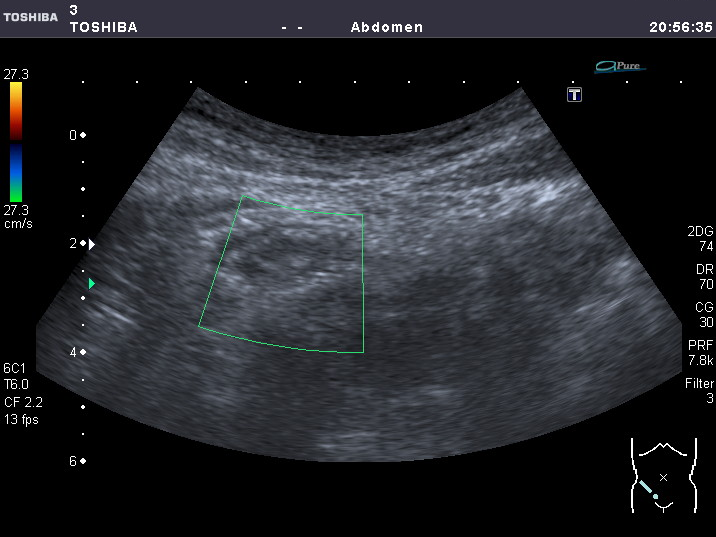
#> input picture us_images/originales/101.2 App_D.bmp, 716 x 537 px, given as the content of the folder us_images/selection/con_info, which was not available
$ jupyter execute --allow-errors Procesamiento_de_imagenes.ipynb   (text cells are left out)
#> lines starting #> are read from the running program, lines starting #| are printed output that depends on the picture; after the words box and inside, x2 and y2 are one past the last pixel; in counts of white or black regions, pixels touching at a corner belong together; pictures that were not available may be replaced by others from this repository, and a replacement may not be noted
[cell 1]
# select_1.py

'''
Con este código se pretenden seleccionar las imágenes que cuenten
con información suficiente para poder entrenar el modelo

El resultado de este código entrará al código 'crop.py'
para recortar cada una de las imágenes.
'''

# Importar las librerías necesarias
import pandas as pd
import os
import re
import traceback
import shutil

# Ruta del archivo de la base de datos estructurada
file_path = r'structured_data\app_data.xlsx'

# Cargar la primera hoja del archivo Excel en un DataFrame
#> (the rest of this cell did not finish here and is left out)

[cell 2]
# crop.py

import cv2
import os

def ajustar_niveles(imagen, nivel_min, nivel_max):
    """
    Ajusta los niveles de la imagen utilizando cv2.normalize.
    """
    return cv2.normalize(imagen, None, alpha=nivel_min, beta=nivel_max, norm_type=cv2.NORM_MINMAX)

def encontrar_y_recortar_imagen(input_path, output_path):
    """
    Encuentra la imagen de ultrasonido dentro de una captura de pantalla y la recorta
    sin modificar el brillo y el contraste en la imagen recortada.
    """
    # Leer la imagen original
    imagen_original = cv2.imread(input_path, cv2.IMREAD_UNCHANGED)
#> imagen_original is the input picture: shape (537, 716, 3); mean B, G, R 41, 36.8, 35

    # Convertir la imagen a escala de grises
    imagen_gris = cv2.cvtColor(imagen_original, cv2.COLOR_BGR2GRAY)

    # Ajustar los niveles de la imagen para mejorar el contraste
    imagen_contrastada = ajustar_niveles(imagen_gris, 0, 255)

    # Umbralizar la imagen para obtener una binarización
    _, imagen_binaria = cv2.threshold(imagen_contrastada, 1, 255, cv2.THRESH_BINARY)
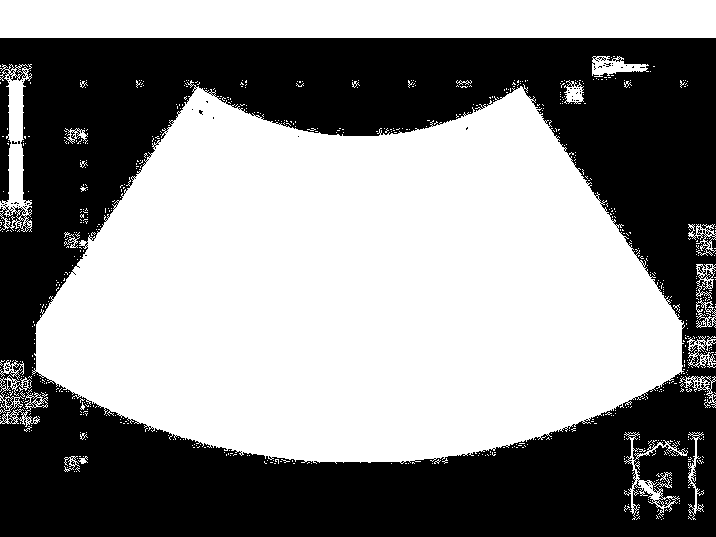
#> imagen_binaria: shape (537, 716); 55.2% white; 50 black regions (49 under 20 px)

    # Encontrar los contornos en la imagen binaria
    contornos, _ = cv2.findContours(imagen_binaria, cv2.RETR_EXTERNAL, cv2.CHAIN_APPROX_SIMPLE)
#> contornos = 690 contours, 671 with area under 20; largest, box (x1, y1, x2, y2) and area: (32, 80, 685, 464) 174846, (0, 0, 716, 38) 26455, (0, 64, 32, 232) 2538, (0, 375, 48, 427) 830, (624, 432, 688, 520) 776

    # Procesar cada contorno encontrado
    for contorno in contornos:
        # Calcular el rectángulo delimitador para el contorno
        x, y, ancho, alto = cv2.boundingRect(contorno)
        borde_mas_corto = min(ancho, alto)
        borde_mas_largo = max(ancho, alto)
        proporcion = borde_mas_largo / borde_mas_corto

        # Comprobar si el contorno cumple con las condiciones de tamaño mínimo y proporción
        if borde_mas_corto >= 250 and proporcion <= 1.5:
            # Recortar la imagen original (sin ajustes de contraste) según el contorno que cumple con los requisitos
            imagen_recortada = imagen_original[y:y+alto, x:x+ancho]

            # Guardar la imagen recortada
            cv2.imwrite(output_path, imagen_recortada)
            break  # Terminar después de procesar el primer contorno válido
#> this loop made 690 passes
#> (x, y, ancho, alto, borde_mas_corto, borde_mas_largo, proporcion) on passes 1 to 3: (661, 519, 1, 1, 1, 1, 1), (663, 518, 1, 1, 1, 1, 1), (688, 516, 4, 4, 4, 4, 1)

# Rutas de las carpetas de las imágenes originales y destino de los recortes
## Para LAs que tienen diagnóstico
input_folder1 = r'us_images\selection\con_info'
output_folder1 = r'us_images\recortes\con_info'

## Para las que no tienen apéndice en la imagen
input_folder2 = r'us_images\selection\no_apendice'
output_folder2 = r'us_images\ordenadas\no_apendice'

# Procesar cada archivo de imagen en la carpeta de entrada
def ubicar(input_folder, output_folder):
    '''
    Esta función permite a unas rutas dadas tomar las fotos que allí
    se encuentran, recortarlas y moverlas a otra ubicación
    '''
    if not os.path.exists(output_folder):
                    os.makedirs(output_folder)

    not_image_files = 0
    unprocessed_files = 0
    for filename in os.listdir(input_folder):
        try:
            if filename.lower().endswith(('.png', '.jpg', '.jpeg', '.bmp')):
                input_path = os.path.join(input_folder, filename)
                base_name = os.path.splitext(filename)[0] + '.png'  # Cambiar la extensión a .png
                output_path = os.path.join(output_folder, base_name)

                # Intentar procesar la imagen
                try:
                    encontrar_y_recortar_imagen(input_path, output_path)
                except Exception as e:
                    print(f"No se pudo procesar el archivo {filename}: {e}")
                    unprocessed_files += 1
        except Exception as e:
            print(f"No se pudo procesar el archivo {filename}: {e}")
            not_image_files += 1
    print(f"Archivos que no son imágenes: {not_image_files} y archivos no procesados: {unprocessed_files}")

# Procesar imágenes con diagnóstico
ubicar(input_folder1, output_folder1)

# Procesar imágenes sin apendice
ubicar(input_folder2, output_folder2)
#> the loop in encontrar_y_recortar_imagen (call 2), `for contorno in contornos:` made 690 passes

[cell 3]
# select_3.py

import os # Para navegar por las carpetas de colab
import re # Para trabajar con expresiones regulares
import shutil # Para cambiar los archivos de ubicación
import traceback # Para usar con try except
import pandas as pd


# Ruta del archivo de la base de datos estructurada
file_path = r'structured_data\app_data.xlsx'

# Cargar la primera hoja del archivo Excel en un DataFrame
#> (the rest of this cell did not finish here and is left out)

[cell 4]
# ia_data_4.py

import pandas as pd
import os
import matplotlib.pyplot as plt

def copy_folder(folder):
    src = os.path.join('us_images', 'ordenadas', folder)
    dst = os.path.join('us_images', 'procesar', folder)

    if os.path.exists(src):
        shutil.copytree(src, dst)
    else:
        print(f"Folder {folder} does not exist in 'ordenadas'. Using it straight away.")

# Rutas de archivos
apendicitis = os.listdir(r'us_images\ordenadas\apendicitis')
copy_folder('apendicitis')
no_apendice = os.listdir(r'us_images\ordenadas\no_apendice')
copy_folder('no_apendice')
no_apendicitis = os.listdir(r'us_images\ordenadas\no_apendicitis')
copy_folder('no_apendicitis')

# Conteo de archivos en cada categoría
count = {
    'Apendicitis': len(apendicitis),
    'No Apendicitis': len(no_apendicitis),
    'No Apéndice': len(no_apendice)
}

# Crear un DataFrame a partir del diccionario
df = pd.DataFrame(list(count.items()), columns=['Clase', 'Cantidad'])

# Colores pastel
colors = plt.cm.Pastel1.colors

# Crear un gráfico de barras
plt.bar(df['Clase'], df['Cantidad'], color = colors)
plt.xlabel('Clases')
plt.ylabel('Cantidad de Imágenes')
plt.title('Distribución de clases')
plt.xticks(rotation=45)  # Rotar las etiquetas si son demasiado largas
plt.tight_layout()  # Ajustar automáticamente los parámetros de la subtrama
plt.show()
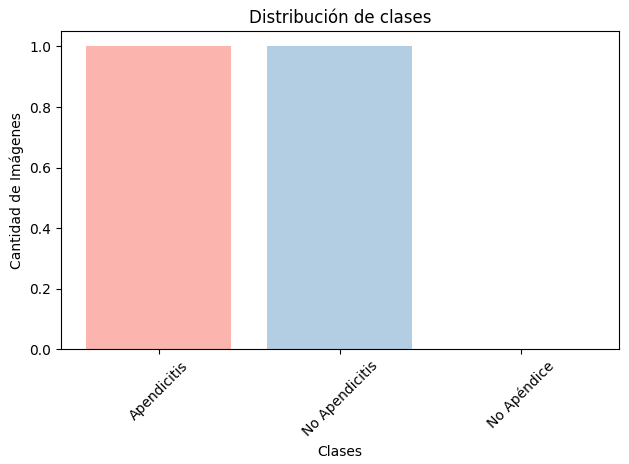
#> figure drawn by matplotlib, 1 panel

# Información para balancear
print(f'''
    Apendicitis: {len(apendicitis)},
    No Apendicitis: {len(no_apendicitis)},
    No Apéndice: {len(no_apendice)}
''')

[cell 5]
# ia_data_5.py

import os
import random
from shutil import copy2

# Ruta a la carpeta donde están tus imágenes de la clase 1
folder_path = r'us_images\procesar\apendicitis'

# Número deseado de muestras después del submuestreo
desired_samples = 1097

# Listar todos los archivos de imagen en la carpeta
all_files = [f for f in os.listdir(folder_path) if os.path.isfile(os.path.join(folder_path, f))]

# Seleccionar un subconjunto aleatorio de archivos
#> (the rest of this cell did not finish here and is left out)

[cell 6]
# ia_data_4.py

import pandas as pd
import os
import matplotlib.pyplot as plt

# Rutas de archivos
apendicitis = os.listdir(r'us_images\procesar\apendicitis')
no_apendice = os.listdir(r'us_images\procesar\no_apendice')
no_apendicitis = os.listdir(r'us_images\procesar\no_apendicitis')

# Conteo de archivos en cada categoría
count = {
    'Apendicitis': len(apendicitis),
    'No Apendicitis': len(no_apendicitis),
    'No Apéndice': len(no_apendice)
}

# Crear un DataFrame a partir del diccionario
df = pd.DataFrame(list(count.items()), columns=['Clase', 'Cantidad'])

# Colores pastel
colors = plt.cm.Pastel1.colors

# Crear un gráfico de barras
plt.bar(df['Clase'], df['Cantidad'], color = colors)
plt.xlabel('Clases')
plt.ylabel('Cantidad de Imágenes')
plt.title('Distribución de clases')
plt.xticks(rotation=45)  # Rotar las etiquetas si son demasiado largas
plt.tight_layout()  # Ajustar automáticamente los parámetros de la subtrama
plt.show()
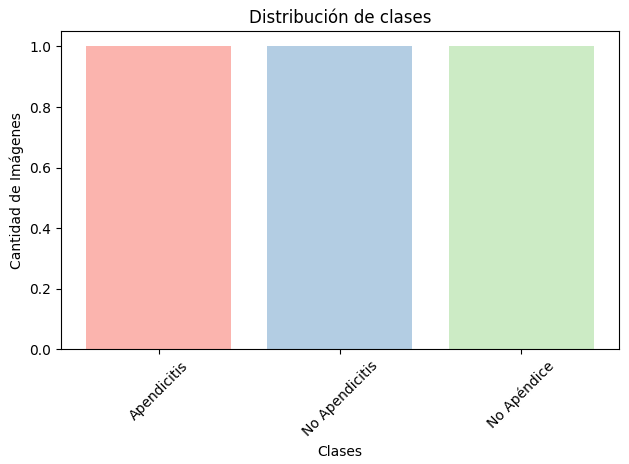
#> figure drawn by matplotlib, 1 panel

# Información para balancear
print(f'''
    Apendicitis: {len(apendicitis)},
    No Apendicitis: {len(no_apendicitis)},
    No Apéndice: {len(no_apendice)}
''')

$ run again, on us_images/originales/137.1 App_M.bmp
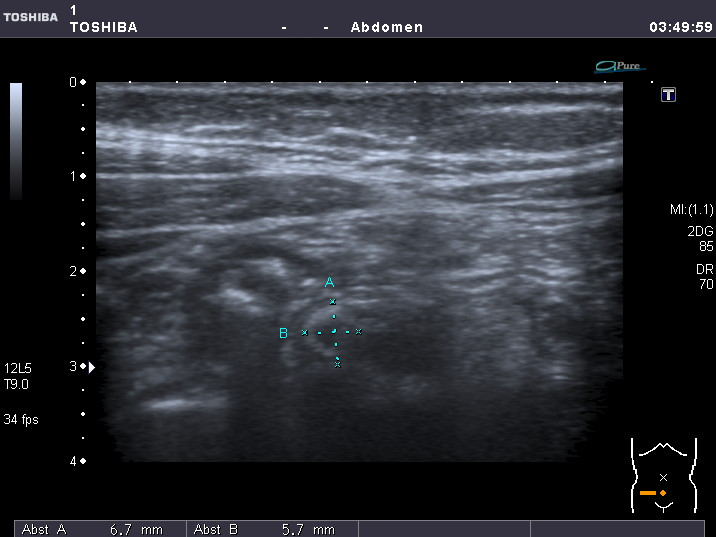
#> input picture us_images/originales/137.1 App_M.bmp, 716 x 537 px, given as the content of the folder us_images/selection/con_info, which was not available
#> in encontrar_y_recortar_imagen, imagen_original is the input picture: shape (537, 716, 3); mean B, G, R 49.9, 44.2, 42.4
#> in encontrar_y_recortar_imagen, `_, imagen_binaria = cv2.threshold(imagen_contrastada, 1, 255, cv2.THRE..`:
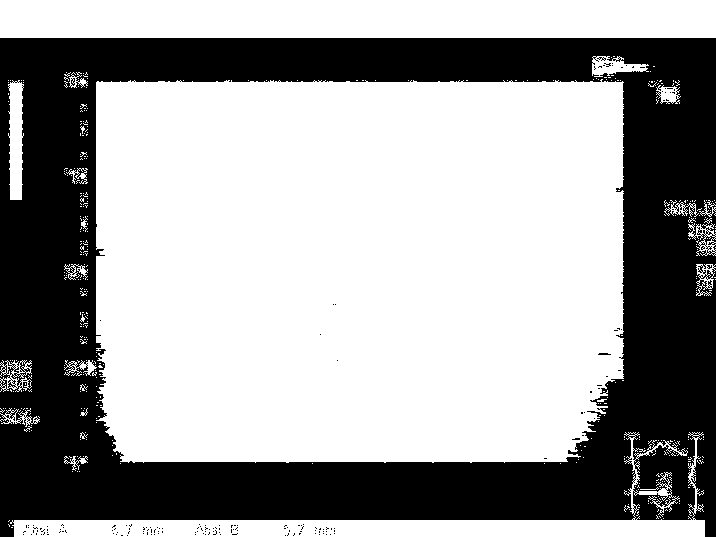
#> imagen_binaria: shape (537, 716); 63% white; 158 black regions (156 under 20 px)
#> contornos = 393 contours, 376 with area under 20; largest, box (x1, y1, x2, y2) and area: (96, 79, 624, 463) 195488, (0, 0, 716, 38) 26455, (10, 432, 705, 537) 11854, (8, 80, 24, 200) 1358, (592, 56, 649, 77) 620
#> the loop in encontrar_y_recortar_imagen, `for contorno in contornos:` made 371 passes
#> (x, y, ancho, alto, borde_mas_corto, borde_mas_largo, proporcion) on passes 4, 6, 7: (663, 518, 1, 1, 1, 1, 1), (656, 515, 3, 4, 3, 4, 1.33), (636, 511, 3, 5, 3, 5, 1.67)
#> the loop in encontrar_y_recortar_imagen (call 2), `for contorno in contornos:` made 371 passes

$ run again, on us_images/originales/210.2 App_M .bmp
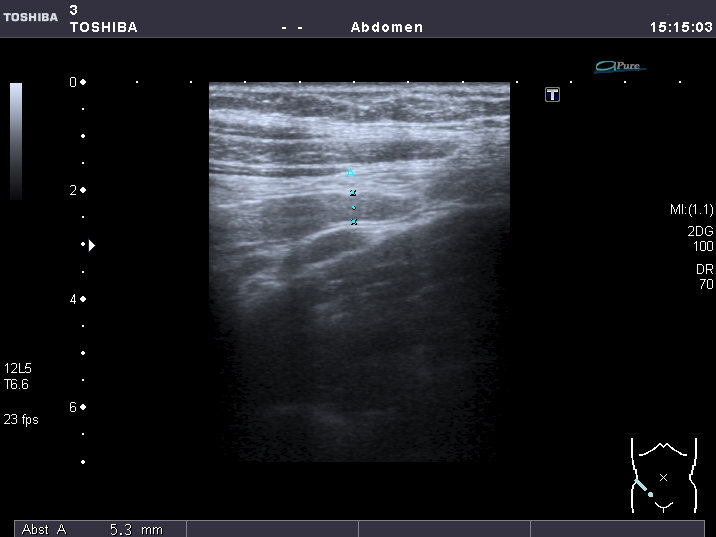
#> input picture us_images/originales/210.2 App_M .bmp, 716 x 537 px, given as the content of the folder us_images/selection/con_info, which was not available
#> in encontrar_y_recortar_imagen, imagen_original is the input picture: shape (537, 716, 3); mean B, G, R 32.2, 28.4, 27.3
#> in encontrar_y_recortar_imagen, `_, imagen_binaria = cv2.threshold(imagen_contrastada, 1, 255, cv2.THRE..`:
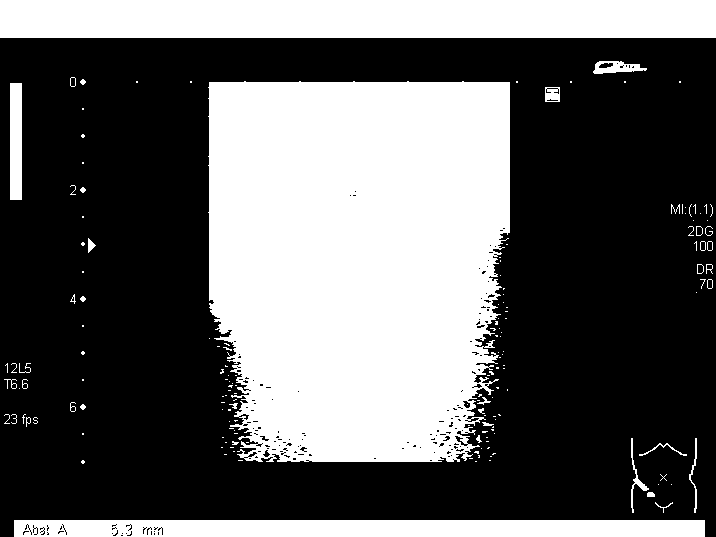
#> imagen_binaria: shape (537, 716); 38.1% white; 166 white regions (129 under 20 px)
#> contornos = 165 contours, 143 with area under 20; largest, box (x1, y1, x2, y2) and area: (208, 81, 510, 462) 103529, (0, 0, 716, 38) 26455, (14, 520, 705, 537) 11040, (10, 83, 22, 200) 1276, (593, 61, 647, 74) 424
#> the loop in encontrar_y_recortar_imagen, `for contorno in contornos:` made 159 passes
#> (x, y, ancho, alto, borde_mas_corto, borde_mas_largo, proporcion) on passes 2 to 4: (655, 502, 18, 11, 11, 18, 1.64), (647, 492, 8, 5, 5, 8, 1.6), (671, 484, 1, 1, 1, 1, 1)
#> the loop in encontrar_y_recortar_imagen (call 2), `for contorno in contornos:` made 159 passes
#> (contorno, x, y, ancho, alto, borde_mas_corto, borde_mas_largo, proporcion) on passes 1, 7, 8: ([[14, 520], [14, 536], [704, 536], [704, 520]], 14, 520, 691, 17, 17, 691, 40.65), ([[475, 461], [476, 461]], 475, 461, 2, 1, 1, 2, 2), ([[489, 460], [490, 460]], 489, 460, 2, 1, 1, 2, 2)

$ run again, on us_images/originales/278.2 App.bmp
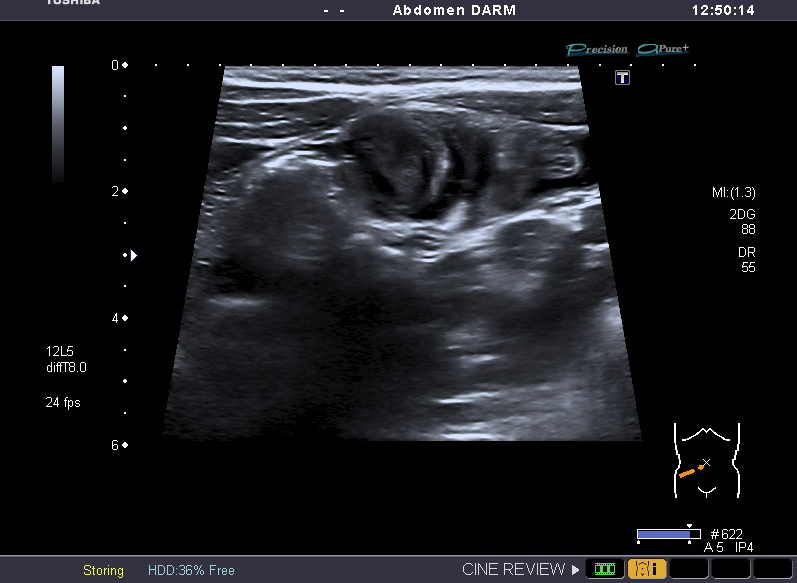
#> input picture us_images/originales/278.2 App.bmp, 797 x 583 px, given as the content of the folder us_images/selection/con_info, which was not available
#> in encontrar_y_recortar_imagen, imagen_original is the input picture: shape (583, 797, 3); mean B, G, R 29.3, 26.1, 25.2
#> in encontrar_y_recortar_imagen, `_, imagen_binaria = cv2.threshold(imagen_contrastada, 1, 255, cv2.THRE..`:
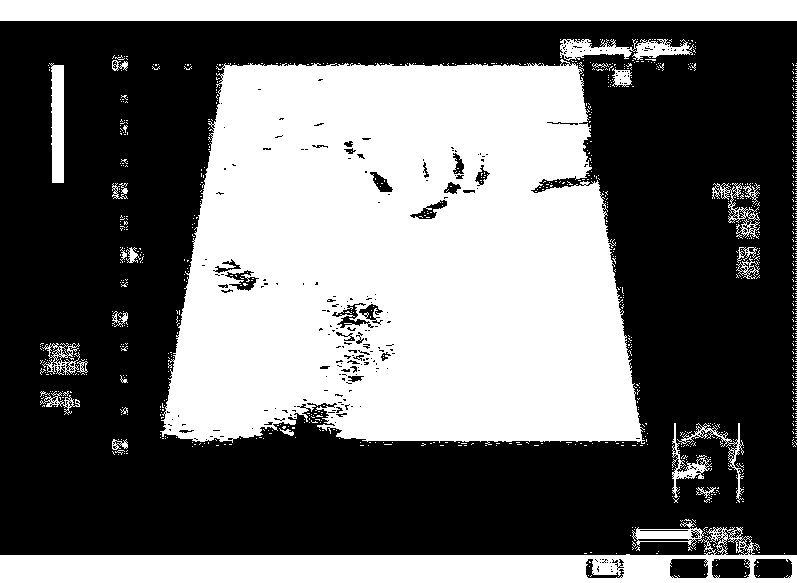
#> imagen_binaria: shape (583, 797); 42.7% white; 1034 white regions (1007 under 20 px)
#> contornos = 969 contours, 946 with area under 20; largest, box (x1, y1, x2, y2) and area: (160, 59, 645, 445) 153494, (0, 519, 797, 583) 23342, (0, 0, 797, 21) 15920, (560, 39, 694, 61) 1376, (49, 63, 64, 183) 1310
#> the loop in encontrar_y_recortar_imagen, `for contorno in contornos:` made 944 passes
#> (x, y, ancho, alto, borde_mas_corto, borde_mas_largo, proporcion) on passes 1, 3, 7: (784, 553, 1, 1, 1, 1, 1), (616, 553, 1, 1, 1, 1, 1), (706, 551, 1, 1, 1, 1, 1)
#> the loop in encontrar_y_recortar_imagen (call 2), `for contorno in contornos:` made 944 passes
